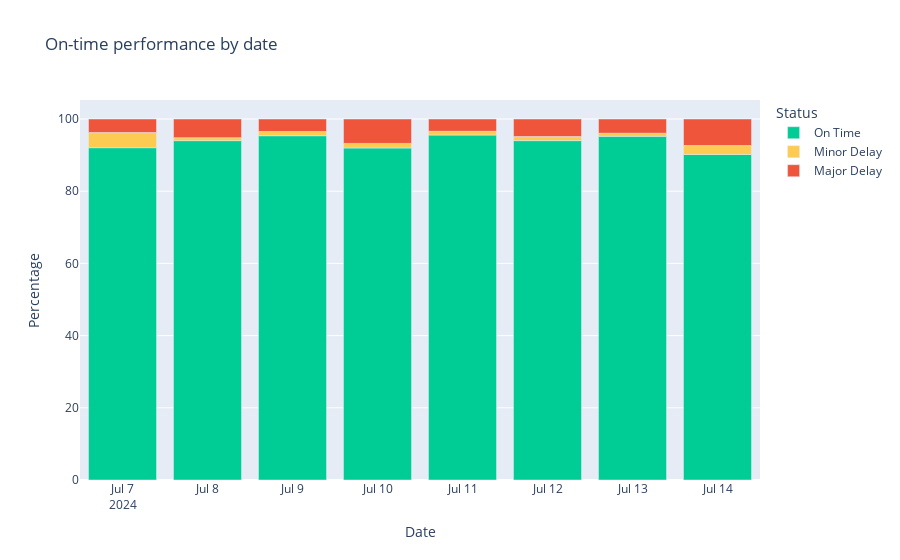

Notebook code for this chart:
### Code cell
import pandas as pd
import plotly.express as px

# Calculate percentage of delays by severity
daily_summary = unique_trips.groupby('date')['delay_severity'].value_counts(normalize=True).unstack() * 100

# Reset index to have date as a column
daily_summary = daily_summary.reset_index()

# Melt the DataFrame for Plotly
daily_summary_melted = daily_summary.melt(id_vars='date', value_vars=['Major', 'Minor', 'On Time'], var_name='Status', value_name='Percentage')

# Define the order of the Status items
status_order = ['On Time', 'Minor Delay', 'Major Delay']
daily_summary_melted.loc[daily_summary_melted.Status == 'Major','Status']='Major Delay'
daily_summary_melted.loc[daily_summary_melted.Status == 'Minor','Status']='Minor Delay'
# Define custom colors for each Status
status_colors = {
    'On Time': '#00CC96',
    'Minor Delay': '#FECB52',
    'Major Delay': '#EF553B'
}

# Create the stacked bar plot
fig = px.bar(daily_summary_melted, x='date', y='Percentage', color='Status', 
             title='On-time performance by date',
             category_orders={'Status': status_order},
             color_discrete_map=status_colors,labels={'date': 'Date', 'percentage': 'Percentage','Minor':'Minor Delay'})

# Show the plot
fig.show()

### Figure 1 — Plotly figure (JSON) as saved in the notebook; plotly's stock layout.template omitted (floating-point values rounded to 4 significant figures)
{"data": [{"alignmentgroup": "True", "hovertemplate": "Status=On Time<br>Date=%{x}<br>Percentage=%{y}<extra></extra>", "legendgroup": "On Time", "marker": {"color": "#00CC96", "pattern": {"shape": ""}}, "name": "On Time", "offsetgroup": "On Time", "orientation": "v", "showlegend": true, "textposition": "auto", "type": "bar", "x": ["2024-07-07", "2024-07-08", "2024-07-09", "2024-07-10", "2024-07-11", "2024-07-12", "2024-07-13", "2024-07-14"], "xaxis": "x", "y": [92.05, 94.01, 95.37, 91.97, 95.55, 94.01, 95.21, 90.18], "yaxis": "y"}, {"alignmentgroup": "True", "hovertemplate": "Status=Minor Delay<br>Date=%{x}<br>Percentage=%{y}<extra></extra>", "legendgroup": "Minor Delay", "marker": {"color": "#FECB52", "pattern": {"shape": ""}}, "name": "Minor Delay", "offsetgroup": "Minor Delay", "orientation": "v", "showlegend": true, "textposition": "auto", "type": "bar", "x": ["2024-07-07", "2024-07-08", "2024-07-09", "2024-07-10", "2024-07-11", "2024-07-12", "2024-07-13", "2024-07-14"], "xaxis": "x", "y": [4.184, 0.8136, 1.157, 1.268, 1.047, 1.109, 0.8562, 2.454], "yaxis": "y"}, {"alignmentgroup": "True", "hovertemplate": "Status=Major Delay<br>Date=%{x}<br>Percentage=%{y}<extra></extra>", "legendgroup": "Major Delay", "marker": {"color": "#EF553B", "pattern": {"shape": ""}}, "name": "Major Delay", "offsetgroup": "Major Delay", "orientation": "v", "showlegend": true, "textposition": "auto", "type": "bar", "x": ["2024-07-07", "2024-07-08", "2024-07-09", "2024-07-10", "2024-07-11", "2024-07-12", "2024-07-13", "2024-07-14"], "xaxis": "x", "y": [3.766, 5.178, 3.472, 6.762, 3.403, 4.878, 3.938, 7.362], "yaxis": "y"}], "layout": {"barmode": "relative", "legend": {"title": {"text": "Status"}, "tracegroupgap": 0}, "title": {"text": "On-time performance by date"}, "xaxis": {"anchor": "y", "domain": [0, 1], "title": {"text": "Date"}}, "yaxis": {"anchor": "x", "domain": [0, 1], "title": {"text": "Percentage"}}}}
